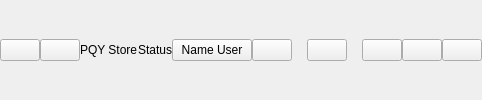
     <widget class="QWidget" name="title_bar" native="true">
      <property name="minimumSize">
       <size>
        <width>0</width>
        <height>40</height>
       </size>
      </property>
      <layout class="QHBoxLayout" name="horizontalLayout">
       <property name="spacing">
        <number>0</number>
       </property>
       <property name="leftMargin">
        <number>0</number>
       </property>
       <property name="topMargin">
        <number>0</number>
       </property>
       <property name="rightMargin">
        <number>0</number>
       </property>
       <property name="bottomMargin">
        <number>0</number>
       </property>
       <item alignment="Qt::AlignLeft|Qt::AlignVCenter">
        <widget class="QWidget" name="logo" native="true">
         <property name="toolTip">
          <string>Built &amp; developed by PQY Team</string>
         </property>
         <layout class="QHBoxLayout" name="horizontalLayout_3">
          <property name="spacing">
           <number>0</number>
          </property>
          <property name="leftMargin">
           <number>0</number>
          </property>
          <property name="topMargin">
           <number>0</number>
          </property>
          <property name="rightMargin">
           <number>0</number>
          </property>
          <property name="bottomMargin">
           <number>0</number>
          </property>
          <item>
           <widget class="QPushButton" name="left_menu_btn">
            <property name="minimumSize">
             <size>
              <width>40</width>
              <height>0</height>
             </size>
            </property>
            <property name="toolTip">
             <string>Menu</string>
            </property>
            <property name="text">
             <string/>
            </property>
            <property name="icon">
             <iconset>
              <normaloff>../icons/menu-white.svg</normaloff>../icons/menu-white.svg</iconset>
            </property>
            <property name="iconSize">
             <size>
              <width>30</width>
              <height>30</height>
             </size>
            </property>
            <property name="shortcut">
             <string>Ctrl+Tab</string>
            </property>
           </widget>
          </item>
          <item alignment="Qt::AlignLeft|Qt::AlignVCenter">
           <widget class="QPushButton" name="logo_app">
            <property name="text">
             <string/>
            </property>
            <property name="icon">
             <iconset>
              <normaloff>../Image/logo.ico</normaloff>../Image/logo.ico</iconset>
            </property>
            <property name="iconSize">
             <size>
              <width>32</width>
              <height>32</height>
             </size>
            </property>
           </widget>
          </item>
          <item alignment="Qt::AlignLeft|Qt::AlignVCenter">
           <widget class="QLabel" name="name_app">
            <property name="text">
             <string>PQY Store</string>
            </property>
           </widget>
          </item>
         </layout>
         <zorder>logo_app</zorder>
         <zorder>name_app</zorder>
         <zorder>left_menu_btn</zorder>
        </widget>
       </item>
       <item alignment="Qt::AlignVCenter">
        <widget class="QWidget" name="widget_status" native="true">
         <property name="sizePolicy">
          <sizepolicy hsizetype="Expanding" vsizetype="Preferred">
           <horstretch>0</horstretch>
           <verstretch>0</verstretch>
          </sizepolicy>
         </property>
         <layout class="QVBoxLayout" name="verticalLayout_2">
          <property name="spacing">
           <number>0</number>
          </property>
          <property name="leftMargin">
           <number>0</number>
          </property>
          <property name="topMargin">
           <number>0</number>
          </property>
          <property name="rightMargin">
           <number>0</number>
          </property>
          <property name="bottomMargin">
           <number>0</number>
          </property>
          <item>
           <widget class="QLabel" name="status_title">
            <property name="sizePolicy">
             <sizepolicy hsizetype="Preferred" vsizetype="Preferred">
              <horstretch>0</horstretch>
              <verstretch>0</verstretch>
             </sizepolicy>
            </property>
            <property name="text">
             <string>Status</string>
            </property>
            <property name="alignment">
             <set>Qt::AlignCenter</set>
            </property>
           </widget>
          </item>
         </layout>
        </widget>
       </item>
       <item alignment="Qt::AlignRight|Qt::AlignVCenter">
        <widget class="QWidget" name="widget_profile" native="true">
         <layout class="QHBoxLayout" name="horizontalLayout_2">
          <property name="spacing">
           <number>0</number>
          </property>
          <property name="leftMargin">
           <number>0</number>
          </property>
          <property name="topMargin">
           <number>0</number>
          </property>
          <property name="rightMargin">
           <number>0</number>
          </property>
          <property name="bottomMargin">
           <number>0</number>
          </property>
          <item>
           <widget class="QPushButton" name="name_user">
            <property name="toolTip">
             <string>Profile</string>
            </property>
            <property name="layoutDirection">
             <enum>Qt::RightToLeft</enum>
            </property>
            <property name="text">
             <string>Name User</string>
            </property>
            <property name="icon">
             <iconset>
              <normaloff>../icons/user-white.svg</normaloff>../icons/user-white.svg</iconset>
            </property>
            <property name="iconSize">
             <size>
              <width>30</width>
              <height>30</height>
             </size>
            </property>
           </widget>
          </item>
          <item>
           <widget class="QPushButton" name="log_out">
            <property name="toolTip">
             <string>Log out</string>
            </property>
            <property name="text">
             <string/>
            </property>
            <property name="icon">
             <iconset>
              <normaloff>../icons/log-out-white.svg</normaloff>../icons/log-out-white.svg</iconset>
            </property>
            <property name="iconSize">
             <size>
              <width>30</width>
              <height>26</height>
             </size>
            </property>
           </widget>
          </item>
          <item>
           <widget class="QLabel" name="label">
            <property name="minimumSize">
             <size>
              <width>15</width>
              <height>0</height>
             </size>
            </property>
            <property name="text">
             <string/>
            </property>
           </widget>
          </item>
          <item>
           <widget class="QPushButton" name="return_home">
            <property name="toolTip">
             <string>Home</string>
            </property>
            <property name="text">
             <string/>
            </property>
            <property name="icon">
             <iconset>
              <normaloff>../icons/home-white.svg</normaloff>../icons/home-white.svg</iconset>
            </property>
            <property name="iconSize">
             <size>
              <width>40</width>
              <height>26</height>
             </size>
            </property>
           </widget>
          </item>
          <item>
           <widget class="QLabel" name="label_2">
            <property name="minimumSize">
             <size>
              <width>15</width>
              <height>0</height>
             </size>
            </property>
            <property name="text">
             <string/>
            </property>
           </widget>
          </item>
          <item>
           <widget class="QPushButton" name="minimize_btn">
            <property name="toolTip">
             <string>Minimize</string>
            </property>
            <property name="statusTip">
             <string extracomment="Minimize"/>
            </property>
            <property name="accessibleDescription">
             <string/>
            </property>
            <property name="text">
             <string/>
            </property>
            <property name="icon">
             <iconset>
              <normaloff>../icons/minus-white.svg</normaloff>../icons/minus-white.svg</iconset>
            </property>
            <property name="iconSize">
             <size>
              <width>30</width>
              <height>25</height>
             </size>
            </property>
           </widget>
          </item>
          <item>
           <widget class="QPushButton" name="maximize_btn">
            <property name="toolTip">
             <string>Maximize</string>
            </property>
            <property name="text">
             <string/>
            </property>
            <property name="icon">
             <iconset>
              <normaloff>../icons/square-white.svg</normaloff>../icons/square-white.svg</iconset>
            </property>
            <property name="iconSize">
             <size>
              <width>30</width>
              <height>22</height>
             </size>
            </property>
           </widget>
          </item>
          <item>
           <widget class="QPushButton" name="close_btn">
            <property name="toolTip">
             <string>Close</string>
            </property>
            <property name="text">
             <string/>
            </property>
            <property name="icon">
             <iconset>
              <normaloff>../icons/x-white.svg</normaloff>../icons/x-white.svg</iconset>
            </property>
            <property name="iconSize">
             <size>
              <width>30</width>
              <height>25</height>
             </size>
            </property>
           </widget>
          </item>
         </layout>
        </widget>
       </item>
      </layout>
     </widget>
